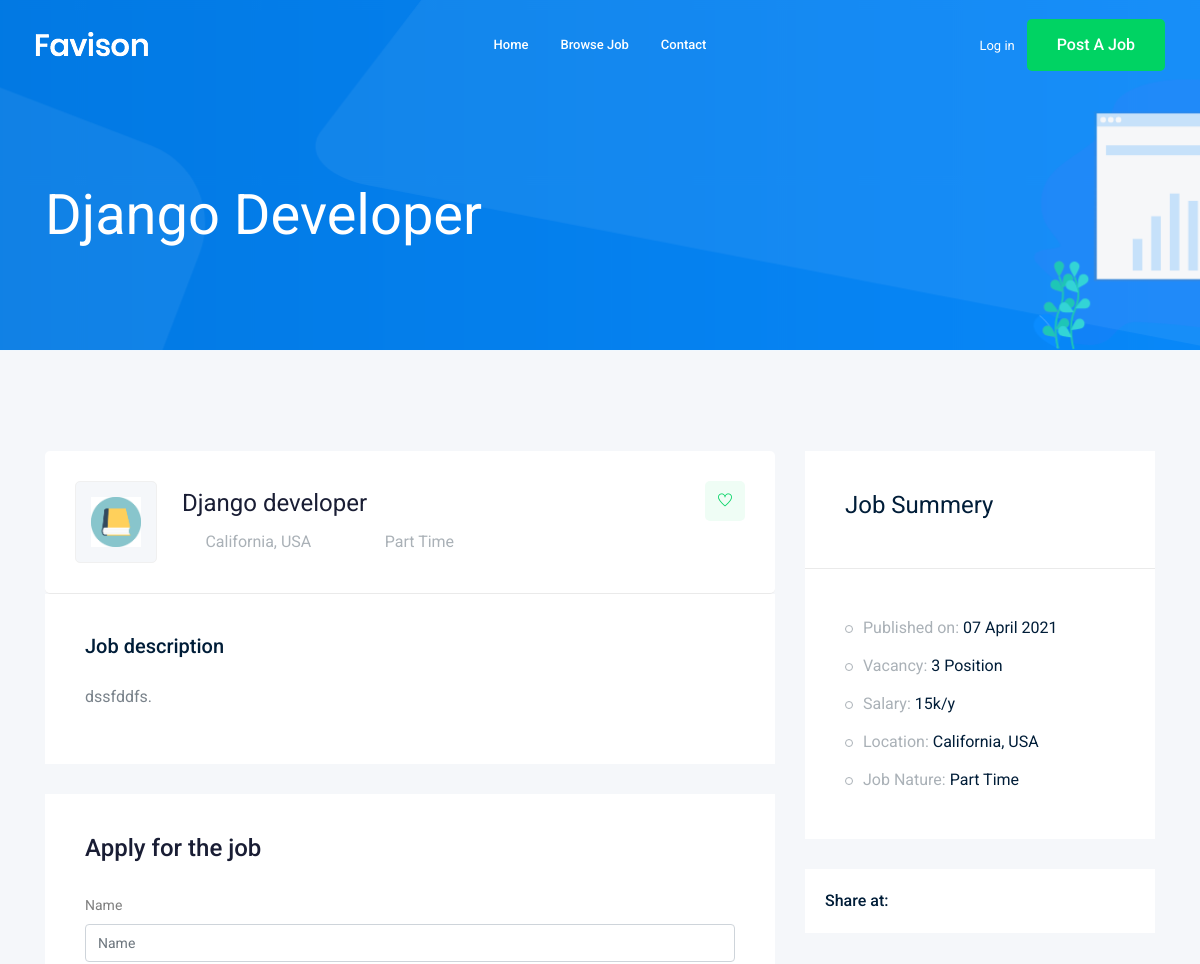
The page /jobs/django-developer (upper part) on the database as committed earlier.
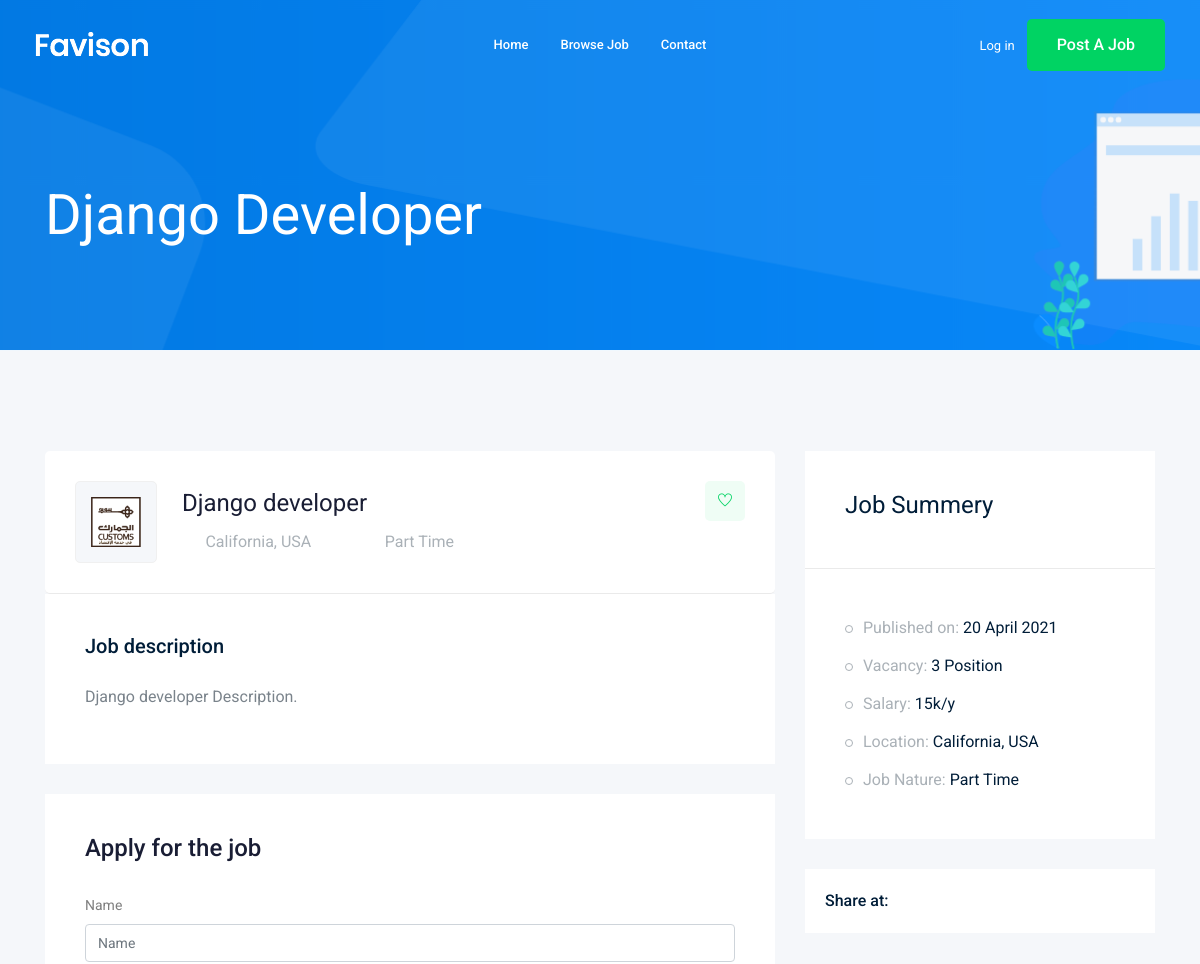
The same page on the database as committed later.
### job/models.py (models this page shows, shortened)
class Job(models.Model):  #table
    owner=models.ForeignKey(User,related_name='job_owner',on_delete=models.CASCADE)
    title=models.CharField(max_length=100)  #column
    job_type=models.CharField(max_length=15,choices=JOB_TYPE)
    description=models.TextField(max_length=1000)
    published_at=models.DateTimeField(auto_now=True)
    Vacancy=models.IntegerField(default=1)
    salary=models.IntegerField(default=0)
    category=models.ForeignKey('Category',on_delete=models.CASCADE)  # in '' because python interpreter and category most define before job
    experience=models.IntegerField(default=1)
    image=models.ImageField(upload_to=image_upload)
    slug=models.SlugField(blank=True,null=True)
    def __str__(self):
       return self.title

### job/views.py (the view)
# urls.py: path('<str:slug>',views.job_details, name='job_detail' ),
def job_details(request,slug):
    job_detail=Job.objects.get(slug = slug)
    if request.method=='POST':
        form=ApplyForm(request.POST, request.FILES)
        if form.is_valid():
            myform=form.save(commit=False)
            myform.job=job_detail
            myform.save()
            print("Done")
    else:
        form=ApplyForm()
    context={"job":job_detail,'form1':form} #name in template
    return render(request,'job/job_detail.html',context)

### job/forms.py
class ApplyForm(forms.ModelForm):
    class  Meta:
       model=Apply
       fields = ['name','email','website','cv','cover_letter']

### job/templates/job/job_detail.html (shortened to what this page needs)
  {% extends 'base.html' %}
  {% load bootstrap4 %}
{% block body%}
    <div class="bradcam_area bradcam_bg_1">
        <div class="container">
            <div class="row">
                <div class="col-xl-12">
                    <div class="bradcam_text">
                        <h3>{{job}}</h3>
                    </div>
                </div>
            </div>
        </div>
    </div>
    <div class="job_details_area">
        <div class="container">
            <div class="row">
                <div class="col-lg-8">
                    <div class="job_details_header">
                        <div class="single_jobs white-bg d-flex justify-content-between">
                            <div class="jobs_left d-flex align-items-center">
                                <div class="thumb">
                                    <img src="{{job.image.url}}" style="max-width:100%; max-height:100%; " alt="">
                                </div>
                                <div class="jobs_conetent">
                                    <a href="#"><h4>{{job}}</h4></a>
                                    <div class="links_locat d-flex align-items-center">
                                        <div class="location">
                                            <p> <i class="fa fa-map-marker"></i> California, USA</p>
                                        </div>
                                        <div class="location">
                                            <p> <i class="fa fa-clock-o"></i> {{job.job_type}}</p>
                                        </div>
                                    </div>
                                </div>
                            </div>
                            <div class="jobs_right">
                                <div class="apply_now">
                                    <a class="heart_mark" href="#"> <i class="ti-heart"></i> </a>
                                </div>
                            </div>
                        </div>
                    </div>
                    <div class="descript_wrap white-bg">
                        <div class="single_wrap">
                            <h4>Job description</h4>
                            <p>{{job.description}}.</p>
                        </div>
                    </div>
                    <div class="apply_job_form white-bg">
                        <h4>Apply for the job</h4>
                        <form  method="post" class="form" enctype="multipart/form-data">
                          {% bootstrap_form form1 %}
                        </form>
                    </div>
                </div>
                <div class="col-lg-4">
                    <div class="job_sumary">
                        <div class="summery_header">
                            <h3>Job Summery</h3>
                        </div>
                        <div class="job_content">
                            <ul>
                                <li>Published on: <span>{{job.published_at|date:"d N Y"}}</span></li>
                                <li>Vacancy: <span>{{job.Vacancy}} Position</span></li>
                                <li>Salary: <span>{{job.salary}}k/y</span></li>
                                <li>Location: <span>California, USA</span></li>
                                <li>Job Nature: <span> {{job.job_type}}</span></li>
                            </ul>
                        </div>
                    </div>
                    <div class="share_wrap d-flex">
                        <span>Share at:</span>
                        <ul>
                            <li><a href="#"> <i class="fa fa-facebook"></i></a> </li>
                            <li><a href="#"> <i class="fa fa-google-plus"></i></a> </li>
                            <li><a href="#"> <i class="fa fa-twitter"></i></a> </li>
                            <li><a href="#"> <i class="fa fa-envelope"></i></a> </li>
                        </ul>
                    </div>
                </div>
            </div>
        </div>
    </div>
    {% endblock body%}

Rows that differ between the two databases and show on the page:
changed Job "Django Developer": image: a different picture; description "dssfddfs" → "Django developer Description"; published_at "07 April 2021" → "20 April 2021"
